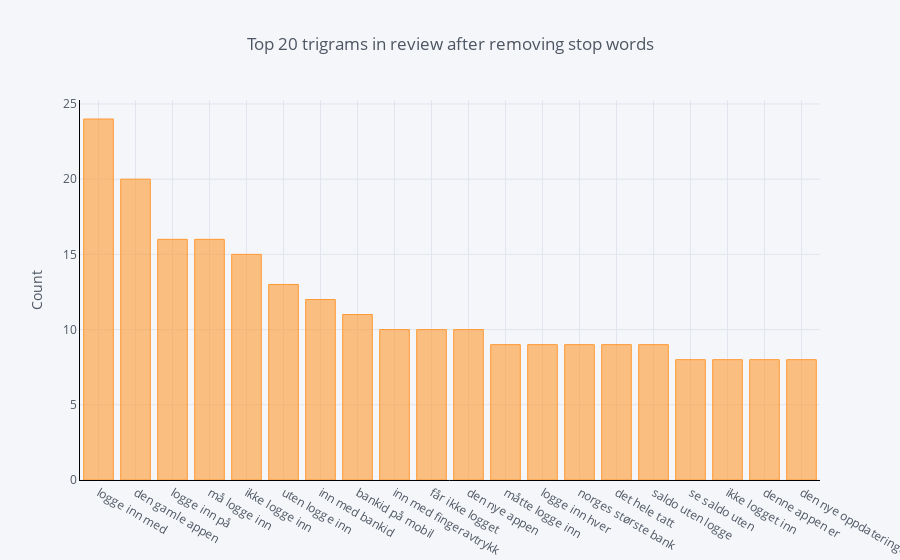

Notebook cell for this chart:
### Code cell
df6.groupby('Review_Text').sum()['count'].sort_values(ascending=False).iplot(
    kind='bar', 
    yTitle='Count', 
    linecolor='black', 
    title='Top 20 trigrams in review after removing stop words')

### Figure 1 — Plotly figure (JSON) as saved in the notebook; plotly's stock layout.template omitted (floating-point values rounded to 4 significant figures)
{"data": [{"marker": {"color": "rgba(255, 153, 51, 0.6)", "line": {"color": "rgba(255, 153, 51, 1.0)", "width": 1}}, "name": "count", "orientation": "v", "text": "", "type": "bar", "uid": "e0d3433d-4a8a-4c04-ad30-b2b8d46fa832", "x": ["logge inn med", "den gamle appen", "logge inn på", "må logge inn", "ikke logge inn", "uten logge inn", "inn med bankid", "bankid på mobil", "inn med fingeravtrykk", "får ikke logget", "den nye appen", "måtte logge inn", "logge inn hver", "norges største bank", "det hele tatt", "saldo uten logge", "se saldo uten", "ikke logget inn", "denne appen er", "den nye oppdateringen"], "y": [24, 20, 16, 16, 15, 13, 12, 11, 10, 10, 10, 9, 9, 9, 9, 9, 8, 8, 8, 8]}], "layout": {"legend": {"bgcolor": "#F5F6F9", "font": {"color": "#4D5663"}}, "paper_bgcolor": "#F5F6F9", "plot_bgcolor": "#F5F6F9", "title": {"font": {"color": "#4D5663"}, "text": "Top 20 trigrams in review after removing stop words"}, "xaxis": {"gridcolor": "#E1E5ED", "linecolor": "black", "showgrid": true, "tickfont": {"color": "#4D5663"}, "title": {"font": {"color": "#4D5663"}, "text": ""}, "zerolinecolor": "#E1E5ED"}, "yaxis": {"gridcolor": "#E1E5ED", "linecolor": "black", "showgrid": true, "tickfont": {"color": "#4D5663"}, "title": {"font": {"color": "#4D5663"}, "text": "Count"}, "zerolinecolor": "#E1E5ED"}}}
